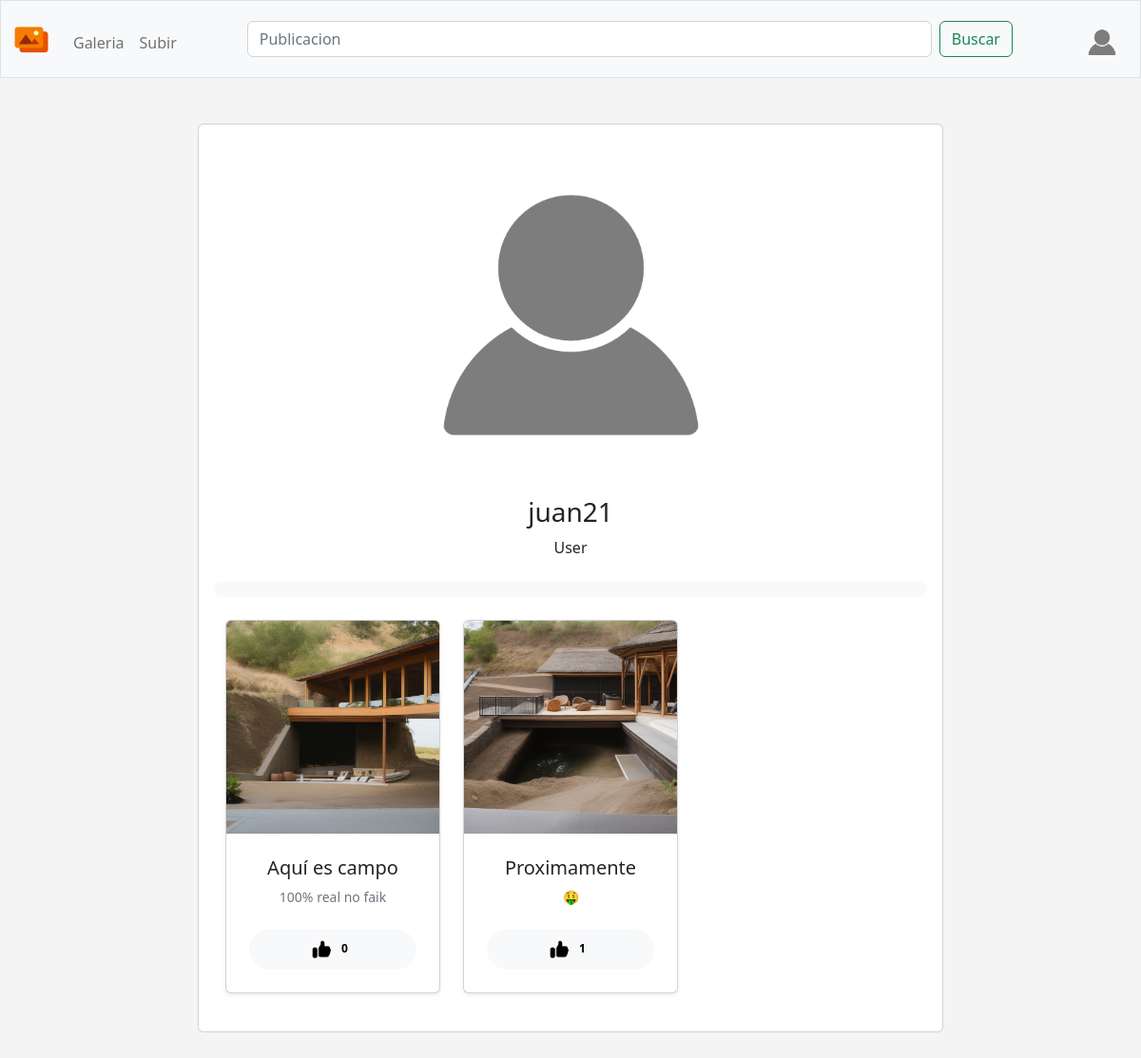
The app's page /profile?perfil=3 (signed in) with its own data.
### tables this page shows
CREATE TABLE 'users' ('id' INTEGER PRIMARY KEY AUTOINCREMENT NOT NULL, 'username' TEXT NOT NULL, 'hash' TEXT NOT NULL, 'profile' TEXT NOT NULL DEFAULT '/static/profile/default-profile.png', 'correo' TEXT NOT NULL DEFAULT 'person@example.com');

CREATE TABLE 'public' ('id' INTEGER PRIMARY KEY AUTOINCREMENT NOT NULL, 'user_id' INTEGER NOT NULL, 'title' TEXT NOT NULL, 'ruta' TEXT NOT NULL, 'description' TEXT NOT NULL DEFAULT 'Un pajaro', 'privacidad' TEXT NOT NULL DEFAULT 'public', 'likes' INTEGER NOT NULL DEFAULT 0);

### app.py (the view)
@app.route("/profile")
@login_required
def profile():
    user_id = session["user_id"]
    perfil_id = request.args.get('perfil')
    if perfil_id:
        publicaciones_db = db.execute(
            "SELECT  public.likes ,public.id, public.user_id, public.title, public.ruta, public.description, users.username, users.profile FROM public  INNER JOIN users ON public.user_id = users.id WHERE public.user_id = ?", perfil_id
        )
        perfil_db = db.execute(
            "SELECT * FROM users WHERE id = ?", perfil_id)
        return render_template("profilePublic.html", p=perfil_db , galeria=publicaciones_db)
    else:
        perfil_db = db.execute(
            "SELECT * FROM users WHERE id = ?", user_id)
        return render_template("profile.html", p=perfil_db)

### app.py (called while the page is built)
@app.after_request
def after_request(response):
    response.headers["Cache-Control"] = "no-cache, no-store, must-revalidate"
    response.headers["Expires"] = 0
    response.headers["Pragma"] = "no-cache"
    return response

### mark.py (called while the page is built)
def login_required(f):
    @wraps(f)
    def decorated_function(*args, **kwargs):
        if session.get("user_id") is None:
            return redirect("/login")
        return f(*args, **kwargs)
    return decorated_function

### templates/profilePublic.html (shortened to what this page needs)
{% extends "layout.html" %}
{% block main %}
{% for p2 in p %}
<div class="padding abs-center">
  <div class="col-md-8">
    <div class="card">
      <div class="card-body little-profile text-center">
        <div class="pro-img profile-userpic"><img class="img-responsive" src='{{ p2["profile"] }}' alt="user"></div>
        <h3 class="m-b-0">{{ p2["username"] }}</h3>
        <p>User</p>
        <div class=" mb-4 d-flex align-items-center justify-content-between rounded-pill bg-light px-3 py-2 mt-4"></div>
        <div class="container-fluid">
          <div class="row">
            {% for public in galeria %}
            <div class="col-lg-4 mb-4">
              <div class="bg-white rounded shadow-sm img-fluid card">
                <a href='/image?public={{ public["id"] }}'><img src='{{ public["ruta"] }}' alt=""
                    class="img-fluid card-img-top"></a>
                <div class="p-4">
                  <h5> <a href='/image?public={{ public["id"] }}' class="text-dark">{{ public["title"] }}</a></h5>
                  <p class="small text-muted mb-0">{{ public["description"] }}</p>
                  <div class="d-flex align-items-center justify-content-between rounded-pill bg-light px-3 py-2 mt-4">
                    <p class="small mb-0">
                    <div class="row align-items-center">
                      <div class="col">
                        <img class="btn-md perfil2" src='/static/on.png'
                            alt=""><span class="badge text-bg-light rounded-pill align-text-bottom">{{
                            public['likes']}}</span>
                      </div>
                    </div>
                    </p>
                  </div>
                </div>
              </div>
            </div>
            {% endfor %}
          </div>
        </div>
      </div>
    </div>
  </div>
</div>
{% endfor %}
{% endblock %}

### static/styles.css (style rules this page uses)
body { background: #f4f4f4; }
.abs-center { display: flex; align-items: center; justify-content: center; }
.perfil2 { height: 25px; width: 25px; }
.profile-userpic img { float: none; margin: 0 auto; width: 50%; height: 50%; -webkit-border-radius: 50% !important; -moz-border-radius: 50% !important; border-radius: 50% !important; }
a:link, a:visited, a:active { text-decoration: none; }

### records on screen
users: profile (placeholder picture), username "juan21"
public: ruta (picture), title "Aquí es campo", description "100% real no faik", likes "0"
public: ruta (picture), title "Proximamente", description "🤑", likes "1"
